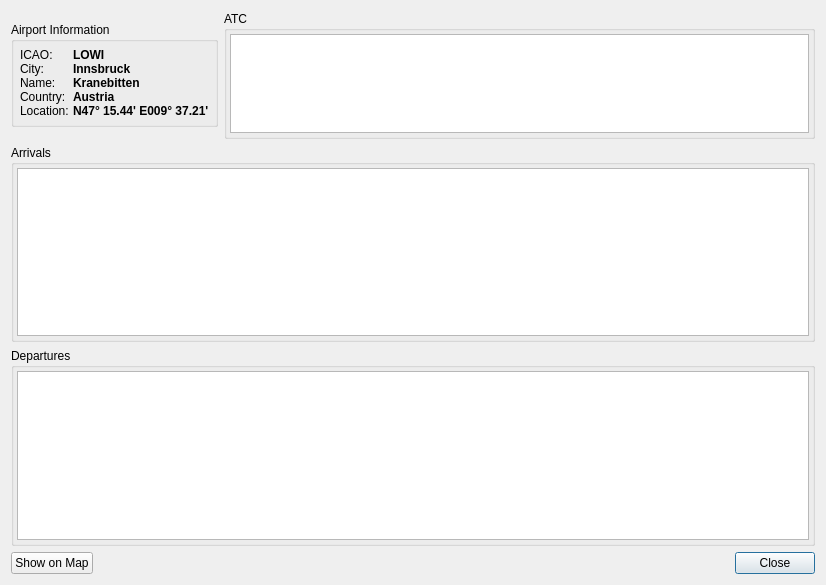
<?xml version="1.0" encoding="UTF-8"?>
<ui version="4.0">
 <class>AirportDetails</class>
 <widget class="QDialog" name="AirportDetails">
  <property name="geometry">
   <rect>
    <x>0</x>
    <y>0</y>
    <width>826</width>
    <height>585</height>
   </rect>
  </property>
  <property name="windowTitle">
   <string>Dialog</string>
  </property>
  <property name="windowIcon">
   <iconset resource="Resources.qrc">
    <normaloff>:/icons/qutescoop.png</normaloff>:/icons/qutescoop.png</iconset>
  </property>
  <layout class="QVBoxLayout" name="_2">
   <item>
    <layout class="QHBoxLayout" name="_3">
     <item>
      <widget class="QGroupBox" name="groupBox_4">
       <property name="sizePolicy">
        <sizepolicy hsizetype="Preferred" vsizetype="Fixed">
         <horstretch>0</horstretch>
         <verstretch>0</verstretch>
        </sizepolicy>
       </property>
       <property name="title">
        <string>Airport Information</string>
       </property>
       <layout class="QGridLayout">
        <property name="horizontalSpacing">
         <number>4</number>
        </property>
        <property name="verticalSpacing">
         <number>0</number>
        </property>
        <property name="margin">
         <number>6</number>
        </property>
        <item row="0" column="0">
         <widget class="QLabel" name="label">
          <property name="text">
           <string>ICAO:</string>
          </property>
         </widget>
        </item>
        <item row="0" column="1">
         <widget class="QLabel" name="lblIcao">
          <property name="font">
           <font>
            <weight>75</weight>
            <bold>true</bold>
           </font>
          </property>
          <property name="text">
           <string>LOWI</string>
          </property>
         </widget>
        </item>
        <item row="1" column="0">
         <widget class="QLabel" name="label_3">
          <property name="text">
           <string>City:</string>
          </property>
         </widget>
        </item>
        <item row="1" column="1">
         <widget class="QLabel" name="lblCity">
          <property name="font">
           <font>
            <weight>75</weight>
            <bold>true</bold>
           </font>
          </property>
          <property name="text">
           <string>Innsbruck</string>
          </property>
         </widget>
        </item>
        <item row="2" column="0">
         <widget class="QLabel" name="label_4">
          <property name="text">
           <string>Name:</string>
          </property>
         </widget>
        </item>
        <item row="2" column="1">
         <widget class="QLabel" name="lblName">
          <property name="font">
           <font>
            <weight>75</weight>
            <bold>true</bold>
           </font>
          </property>
          <property name="text">
           <string>Kranebitten</string>
          </property>
         </widget>
        </item>
        <item row="3" column="0">
         <widget class="QLabel" name="label_5">
          <property name="text">
           <string>Country:</string>
          </property>
         </widget>
        </item>
        <item row="3" column="1">
         <widget class="QLabel" name="lblCountry">
          <property name="font">
           <font>
            <weight>75</weight>
            <bold>true</bold>
           </font>
          </property>
          <property name="text">
           <string>Austria</string>
          </property>
         </widget>
        </item>
        <item row="4" column="0">
         <widget class="QLabel" name="label_2">
          <property name="text">
           <string>Location:</string>
          </property>
         </widget>
        </item>
        <item row="4" column="1">
         <widget class="QLabel" name="lblLocation">
          <property name="font">
           <font>
            <weight>75</weight>
            <bold>true</bold>
           </font>
          </property>
          <property name="text">
           <string>N47° 15.44' E009° 37.21'</string>
          </property>
         </widget>
        </item>
       </layout>
      </widget>
     </item>
     <item>
      <widget class="QGroupBox" name="groupBoxAtc">
       <property name="sizePolicy">
        <sizepolicy hsizetype="Preferred" vsizetype="Fixed">
         <horstretch>0</horstretch>
         <verstretch>0</verstretch>
        </sizepolicy>
       </property>
       <property name="maximumSize">
        <size>
         <width>16777215</width>
         <height>128</height>
        </size>
       </property>
       <property name="title">
        <string>ATC</string>
       </property>
       <layout class="QVBoxLayout">
        <property name="margin">
         <number>3</number>
        </property>
        <item>
         <widget class="QTreeView" name="treeAtc">
          <property name="editTriggers">
           <set>QAbstractItemView::NoEditTriggers</set>
          </property>
          <property name="tabKeyNavigation">
           <bool>true</bool>
          </property>
          <property name="showDropIndicator" stdset="0">
           <bool>false</bool>
          </property>
          <property name="rootIsDecorated">
           <bool>false</bool>
          </property>
          <property name="uniformRowHeights">
           <bool>true</bool>
          </property>
          <property name="itemsExpandable">
           <bool>false</bool>
          </property>
          <property name="sortingEnabled">
           <bool>true</bool>
          </property>
          <property name="expandsOnDoubleClick">
           <bool>false</bool>
          </property>
         </widget>
        </item>
       </layout>
      </widget>
     </item>
    </layout>
   </item>
   <item>
    <widget class="QGroupBox" name="groupBoxArrivals">
     <property name="title">
      <string>Arrivals</string>
     </property>
     <layout class="QVBoxLayout">
      <property name="margin">
       <number>3</number>
      </property>
      <item>
       <widget class="QTreeView" name="treeArrivals">
        <property name="editTriggers">
         <set>QAbstractItemView::NoEditTriggers</set>
        </property>
        <property name="tabKeyNavigation">
         <bool>true</bool>
        </property>
        <property name="showDropIndicator" stdset="0">
         <bool>false</bool>
        </property>
        <property name="rootIsDecorated">
         <bool>false</bool>
        </property>
        <property name="uniformRowHeights">
         <bool>true</bool>
        </property>
        <property name="itemsExpandable">
         <bool>false</bool>
        </property>
        <property name="sortingEnabled">
         <bool>true</bool>
        </property>
        <property name="expandsOnDoubleClick">
         <bool>false</bool>
        </property>
       </widget>
      </item>
     </layout>
    </widget>
   </item>
   <item>
    <widget class="QGroupBox" name="groupBoxDepartures">
     <property name="title">
      <string>Departures</string>
     </property>
     <layout class="QVBoxLayout">
      <property name="margin">
       <number>3</number>
      </property>
      <item>
       <widget class="QTreeView" name="treeDepartures">
        <property name="editTriggers">
         <set>QAbstractItemView::NoEditTriggers</set>
        </property>
        <property name="tabKeyNavigation">
         <bool>true</bool>
        </property>
        <property name="showDropIndicator" stdset="0">
         <bool>false</bool>
        </property>
        <property name="rootIsDecorated">
         <bool>false</bool>
        </property>
        <property name="uniformRowHeights">
         <bool>true</bool>
        </property>
        <property name="itemsExpandable">
         <bool>false</bool>
        </property>
        <property name="sortingEnabled">
         <bool>true</bool>
        </property>
        <property name="expandsOnDoubleClick">
         <bool>false</bool>
        </property>
       </widget>
      </item>
     </layout>
    </widget>
   </item>
   <item>
    <layout class="QHBoxLayout" name="_4">
     <item>
      <widget class="QPushButton" name="buttonShowOnMap">
       <property name="text">
        <string>Show on Map</string>
       </property>
       <property name="shortcut">
        <string>S</string>
       </property>
       <property name="autoDefault">
        <bool>false</bool>
       </property>
      </widget>
     </item>
     <item>
      <widget class="QDialogButtonBox" name="buttonBox">
       <property name="standardButtons">
        <set>QDialogButtonBox::Close</set>
       </property>
      </widget>
     </item>
    </layout>
   </item>
  </layout>
 </widget>
 <tabstops>
  <tabstop>treeAtc</tabstop>
  <tabstop>treeArrivals</tabstop>
  <tabstop>treeDepartures</tabstop>
  <tabstop>buttonShowOnMap</tabstop>
 </tabstops>
 <resources>
  <include location="Resources.qrc"/>
 </resources>
 <connections>
  <connection>
   <sender>buttonShowOnMap</sender>
   <signal>clicked()</signal>
   <receiver>AirportDetails</receiver>
   <slot>close()</slot>
   <hints>
    <hint type="sourcelabel">
     <x>105</x>
     <y>581</y>
    </hint>
    <hint type="destinationlabel">
     <x>361</x>
     <y>281</y>
    </hint>
   </hints>
  </connection>
  <connection>
   <sender>buttonBox</sender>
   <signal>clicked(QAbstractButton*)</signal>
   <receiver>AirportDetails</receiver>
   <slot>close()</slot>
   <hints>
    <hint type="sourcelabel">
     <x>776</x>
     <y>565</y>
    </hint>
    <hint type="destinationlabel">
     <x>742</x>
     <y>343</y>
    </hint>
   </hints>
  </connection>
 </connections>
</ui>
